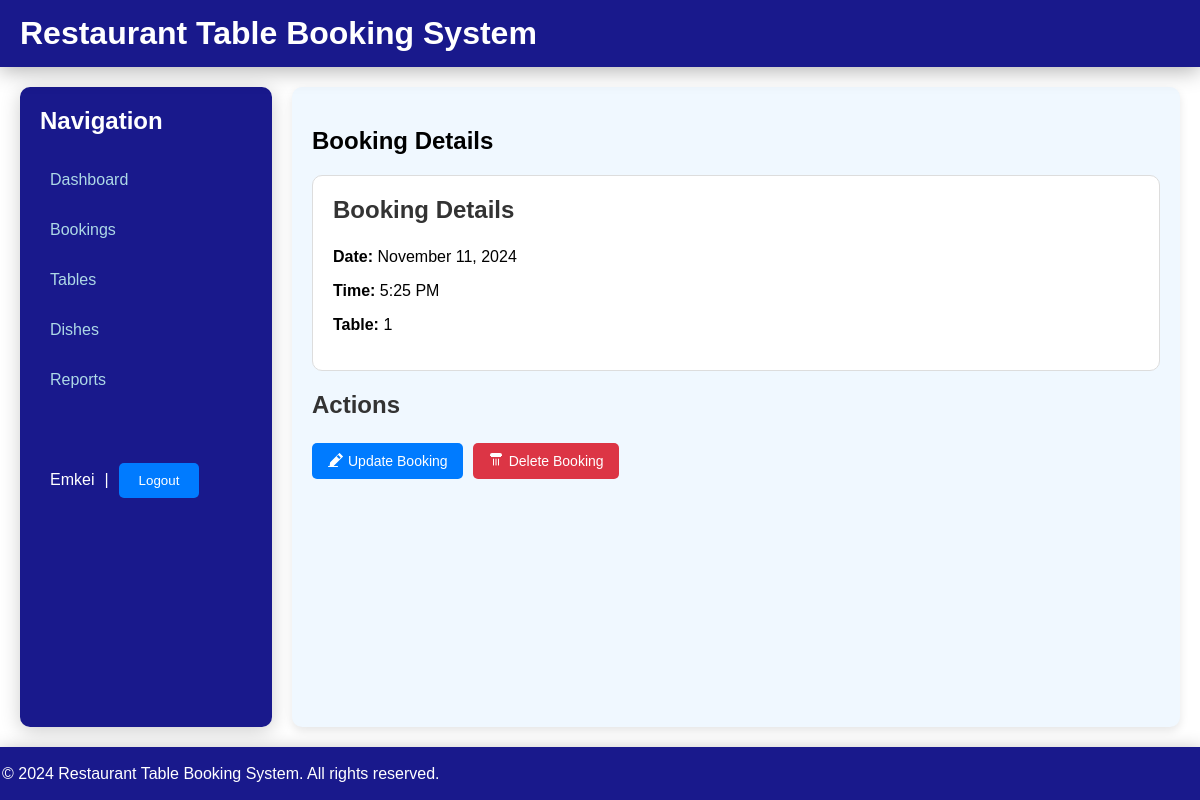
The app's page /booking/75/ (signed in) with its own data.
### booking/models.py (models this page shows, shortened)
class Booking(models.Model):
    user = models.ForeignKey(User, on_delete=models.CASCADE, null=True)
    date = models.DateField()
    time = models.TimeField()
    table = models.ForeignKey(Table, on_delete=models.CASCADE)
    meal_option = models.ForeignKey(Meal, on_delete=models.CASCADE, null=True)
    phone_number = models.CharField(max_length=15, null=True)

class Table(models.Model):
    number = models.IntegerField()
    capacity = models.IntegerField()
    is_available = models.BooleanField(default=True)

### booking/views.py (the view)
# urls.py: path('booking/<pk>/', views.BookingDetailView, name='booking_detail'),
def BookingDetailView(request, pk):
    booking = get_object_or_404(Booking, pk=pk)
    context = {
        "title": "Booking Details",
        "booking": booking
    }
    return render(request, "book/booking_detail.html", context)

### booking/templates/book/booking_detail.html (shortened to what this page needs)
{% extends 'index.html' %}
{% block content %}
<section style='flex-basis:80%;'>
    <h1>{{ title }}</h1>
    <div class="booking-details">
        <h2>Booking Details</h2>
        <p><strong>Date:</strong> {{ booking.date|date:"F j, Y" }}</p>
        <p><strong>Time:</strong> {{ booking.time|date:"g:i A" }}</p>
        <p><strong>Table:</strong> {{ booking.table.id }}</p>
    </div>
    <div class="actions">
        <h2>Actions</h2>
        <div class="button-group">
            <a href="{% url 'booking_update' booking.pk %}" class="btn btn-update">
                Update Booking
            </a>
            <form action="{% url 'booking_delete' booking.pk %}" method="POST" style="display:inline;">
                <button type="submit" class="btn btn-cancel">
                    Delete Booking
                </button>
            </form>
        </div>
    </div>
</section>
{% endblock %}

### booking/templates/index.html (shortened to what this page needs)
{% load static %}
<!DOCTYPE html>
<html lang="en">
<head>
    <link rel="stylesheet" href="{% static 'css/style.css' %}" />
</head>
<body>
    <header id="header">
        <nav class="navbar">
            <h1 class="logo">Restaurant Table Booking System</h1>
        </nav>
    </header>
    <main id="main-content">
        {% if user.is_authenticated %}
            <aside class="side-nav">
                <h2>Navigation</h2>
                <ul>
                    <li><a href="{% url 'home' %}">Dashboard</a></li>
                    <li><a href="{% url 'booking_list' %}">Bookings</a></li>
                    <li><a href="{% url 'tables_list' %}">Tables</a></li>
                    <li><a href="{% url 'dishes_list' %}">Dishes</a></li>
                    <li><a href="{% url 'reports-view' %}">Reports</a></li>
                </ul>
                <br />
                <div class="user-info">
                    <li>{{ user.username }}</li>
                    |
                    <form class="form-btn" action="{% url 'logout' %}" method="post">
                        <button type="submit">Logout</button>
                    </form>
                </div>
            </aside>
            {% block content %}{% endblock %}
        {% else %}
            <form class="form-container">
                <p>Kindly Login in to Access this Page</p>
                <a class="btn" href="/accounts/login">Login Here</a>
            </form>
        {% endif %}
    </main>
    <footer id="footer" style='padding: 2px;'>
        <p>© 2024 Restaurant Table Booking System. All rights reserved.</p>
    </footer>
</body>
</html>

### booking/static/css/style.css (style rules this page uses)
body { font-family: Arial, sans-serif; margin: 0; padding: 0; }
header, footer { color: white; display: flex; align-items: center; justify-content: space-between; text-align: left; background-color: rgba(51, 51, 51, 0.8); box-shadow: 0 4px 20px rgba(0, 0, 0, 0.3); padding: 10px 20px; padding: 15px 20px; box-shadow: 0 4px 20px rgba(0, 0, 0, 0.3); position: sticky; top: 0; z-index: 1000; }
.side-nav { background-color: #333; width: 200px; padding: 15px; color: #fff; box-shadow: 2px 0 5px rgba(0, 0, 0, 0.3); }
.side-nav h2 { margin-bottom: 1.5rem; color: #fff; }
.side-nav ul { list-style-type: none; padding: 0; }
.side-nav li { margin-bottom: 10px; }
.side-nav a { color: #fff; text-decoration: none; display: block; padding: 10px; border-top: 2px solid transparent; transition: background-color 0.3s, border-color 0.3s; }
.side-nav .user-info { display: flex; align-items: baseline; margin-top: 20px; list-style: none; text-transform: capitalize; }
.side-nav .user-info li, .side-nav .user-info .form-btn { margin: 10px; }
main { display: flex; justify-content: space-between; height: 80vh; padding-top: 10px; padding-bottom: 15px; }
.form-btn { display: inline; }
h2 { margin-bottom: 1.5rem; color: #333; }
button { background-color: #007BFF; color: #fff; border: none; padding: 0.75rem 1.5rem; cursor: pointer; border-radius: 5px; width: 100%; }

### booking/templates/book/booking_detail.html (style rules this page uses)
section { background-color: #f0f8ff; padding: 20px; border-radius: 10px; box-shadow: 0 4px 10px rgba(0, 0, 0, 0.1); }
.booking-details { background-color: #ffffff; padding: 20px; border: 1px solid #ddd; border-radius: 10px; margin-bottom: 20px; }
.booking-details h2 { margin-top: 0; color: #333; }
.actions { margin-top: 20px; }
.button-group { display: flex; gap: 10px; }
.btn { padding: 10px 15px; text-decoration: none; color: white; border: none; border-radius: 5px; cursor: pointer; display: flex; align-items: center; font-size: 14px; transition: background-color 0.3s, transform 0.2s; }
.btn-update { background-color: #007bff; }
.btn-cancel { background-color: #dc3545; }
.btn svg { margin-right: 5px; fill: white; }

### records on screen
Booking: date "November 11, 2024", time "5:25 PM", table.id "1"

### other values on screen
{{ user.username }} "Emkei"
{{ title }} "Booking Details"
